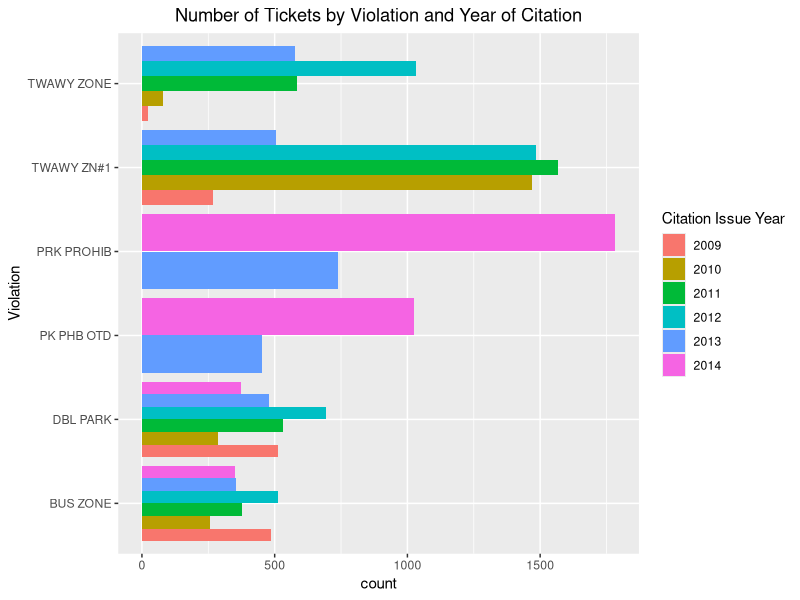
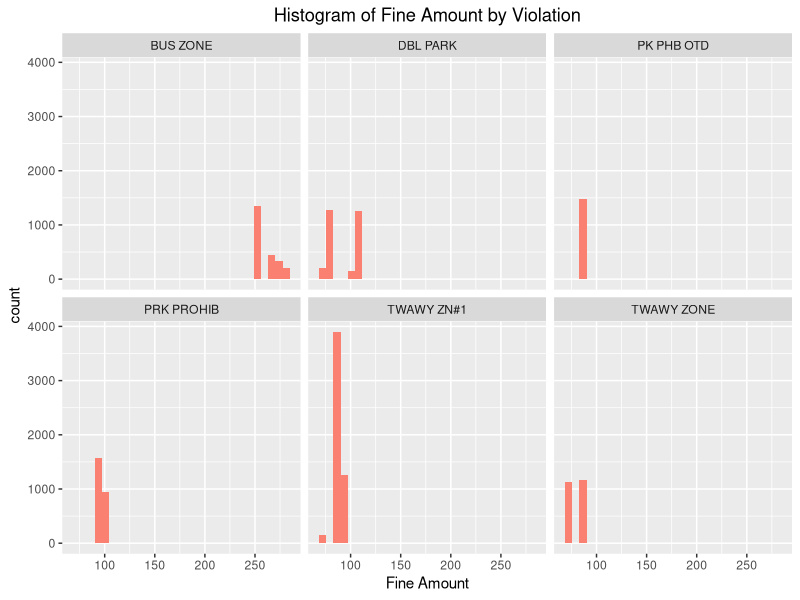
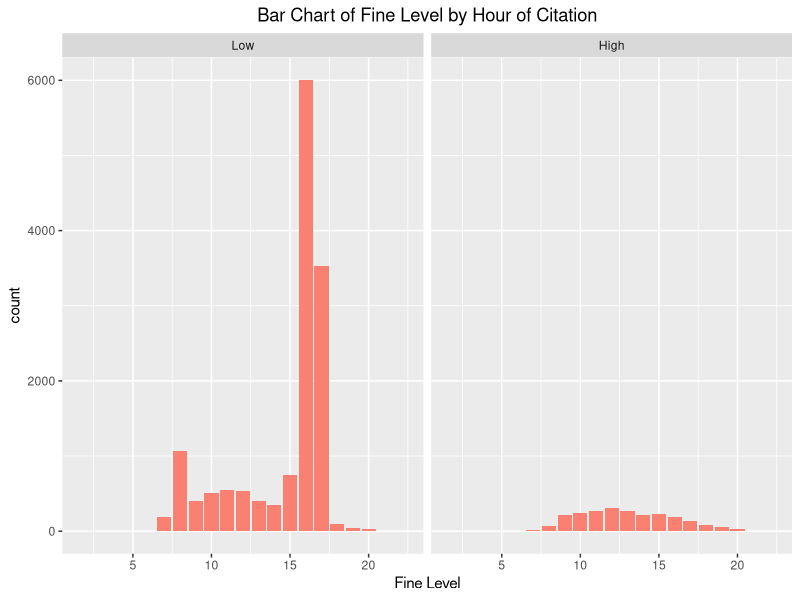
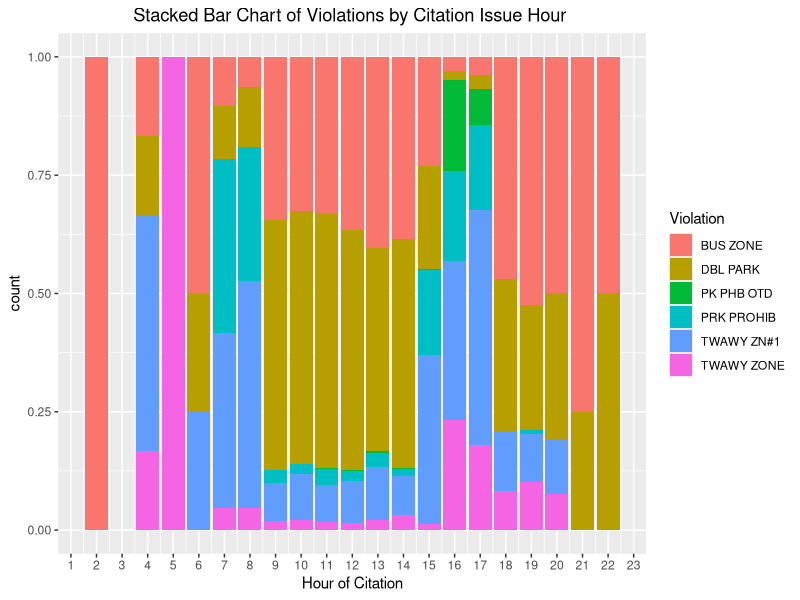
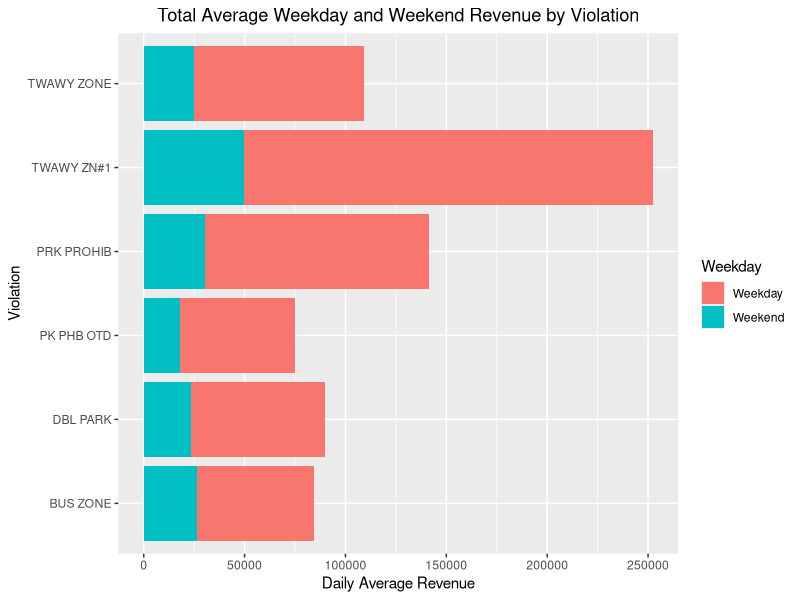

Write the R code that produced these figures, in order. (Note: this script raises an error after producing the figures.)
## ---- chunk 1
knitr::opts_chunk$set(fig.pos = 'H')

library(ggplot2)
library(dplyr)

rawTickets <- data.frame(read.csv('Muni_Driver_Reported_Transit_Only_Lane_Violations.csv', header = T, sep = ","))
tickets <- read.csv("tickets.csv")

## ---- chunk 2
print("Cite the above sources properly")
## ---- chunk 3
print("Cite the above sources properly")
## ---- chunk 4
ggplot(data = tickets) + geom_bar(mapping = aes(x = tickets$Violation, fill = as.factor(tickets$Citation.Issue.Year)), position = "dodge") + coord_flip() + xlab("Violation") + theme(plot.title = element_text(hjust = 0.5)) + ggtitle("Number of Tickets by Violation and Year of Citation") + labs(fill = "Citation Issue Year") 
## ---- chunk 5
fine.plot <- ggplot(data = tickets) + geom_histogram(mapping = aes(x = tickets$Fine.Amount), fill="salmon")

fine.plot + facet_wrap(~tickets$Violation) + xlab("Fine Amount") + theme(plot.title = element_text(hjust = 0.5)) + 
    ggtitle("Histogram of Fine Amount by Violation")

rm(fine.plot)
## ---- chunk 6
# Initialize new factor variable Fine.Level
tickets$Fine.Level <- tickets$Fine.Amount
tickets$Fine.Level <- ifelse(tickets$Fine.Amount < 175, "Low", "High")
tickets$Fine.Level <- as.factor(tickets$Fine.Level)
tickets$Fine.Level <- relevel(tickets$Fine.Level, "Low")
## Generate table

fine.plot3 <- ggplot(data = tickets) + geom_bar(mapping = aes(x = tickets$Citation.Issue.Hour), 
    fill = "salmon")
fine.plot3 + facet_wrap(~tickets$Fine.Level) + xlab("Fine Level") + theme(plot.title = element_text(hjust = 0.5)) + 
    ggtitle("Bar Chart of Fine Level by Hour of Citation")

rm(fine.plot3)
## ---- chunk 7

ggplot(tickets, aes(x = Citation.Issue.Hour, fill = Violation)) + geom_bar(position = "fill") + 
    scale_x_continuous(breaks = seq(0, 24, 1)) + xlab("Hour of Citation") + 
    theme(plot.title = element_text(hjust = 0.5)) + ggtitle("Stacked Bar Chart of Violations by Citation Issue Hour ")

## ---- chunk 8
#Create variable that stores sum of apount paid by violation and weekday 
tickets.violWeekday <- aggregate(tickets[,c("Amount.Paid")], by=list(tickets$Violation, tickets$Citation.Issue.Weekday), FUN=sum)
  ##Rename the columns of tickets.violWeekday
tickets.violWeekday <- rename(tickets.violWeekday, Violation = Group.1, Weekday = Group.2, Total.Revenue = x)
  ##Create new column for daily average revenue: IF day == weekday, then divide TR by 5; ELSE divide by 2
tickets.violWeekday$Daily.Average.Revenue <- ifelse(tickets.violWeekday$Weekday == 1, tickets.violWeekday$Total.Revenue/5, tickets.violWeekday$Total.Revenue/2)

#Average Weekday and Weekend Revenue by Violation
p <- ggplot(tickets.violWeekday, aes(x=Violation, y=Daily.Average.Revenue, fill=Weekday))
p + geom_col() + coord_flip() + theme(plot.title = element_text(hjust = 0.5)) + ggtitle("Total Average Weekday and Weekend Revenue by Violation") + ylab("Daily Average Revenue")

#Remove from Workspace
rm(p, tickets.violWeekday)
## ---- chunk 9
#Calculateand plot the Median Daily Revenue
tickets_day_rev2 <- tickets %>% group_by(Citation.Issue.DayOfWeek) %>% summarise(Median.Daily.Revenue = median(Amount.Paid)*n())

ggplot(data = tickets_day_rev2) + geom_col(mapping = aes(x = tickets_day_rev2$Citation.Issue.DayOfWeek, y= Median.Daily.Revenue), fill="Salmon", color="black") + xlab("Citation Day of Week") + theme(plot.title = element_text(hjust = 0.5)) + ggtitle("Distribution of Median Daily Revenue") + ylab("Median Daily Revenue")+ scale_y_continuous(label=comma)


tickets_day_rev <- tickets %>% group_by(Violation, Citation.Issue.DayOfWeek) %>% summarise(Median.Daily.Revenue = median(Amount.Paid)*n())

ggplot(data = tickets_day_rev) + geom_col(mapping = aes(x = tickets_day_rev$Citation.Issue.DayOfWeek, y= Median.Daily.Revenue), fill="Salmon", color="black") + xlab("Citation Day of Week") + theme(plot.title = element_text(hjust = 0.5)) + ggtitle("Distribution of Median Daily Revenue by Violation") + ylab("Median Daily Revenue") + facet_wrap(~Violation) + scale_y_continuous(label=comma)


rm(tickets_day_rev, tickets_day_rev2)
